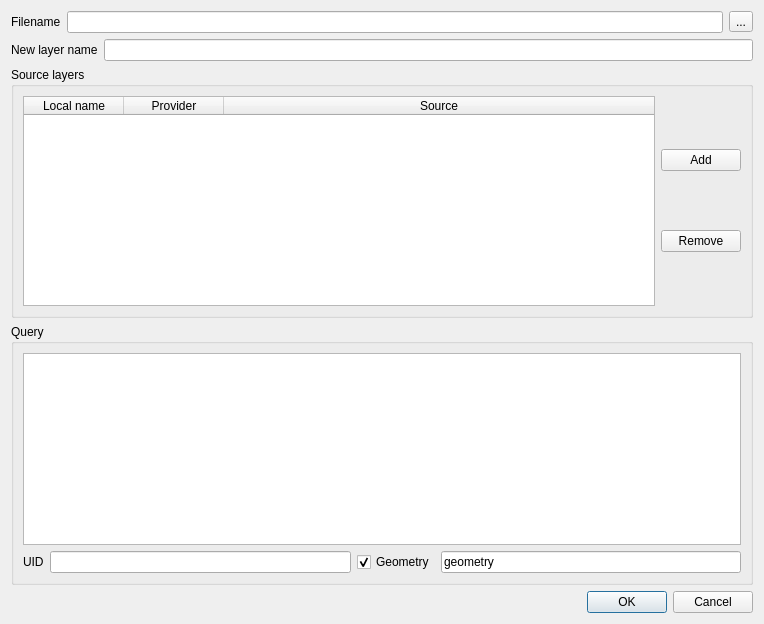
<?xml version="1.0" encoding="UTF-8"?>
<ui version="4.0">
 <class>QgsVirtualLayerSourceSelectBase</class>
 <widget class="QDialog" name="QgsVirtualLayerSourceSelectBase">
  <property name="geometry">
   <rect>
    <x>0</x>
    <y>0</y>
    <width>764</width>
    <height>624</height>
   </rect>
  </property>
  <property name="windowTitle">
   <string>Create a virtual layer</string>
  </property>
  <layout class="QVBoxLayout" name="verticalLayout_3">
   <item>
    <layout class="QHBoxLayout" name="horizontalLayout_2">
     <item>
      <widget class="QLabel" name="label">
       <property name="text">
        <string>Filename</string>
       </property>
      </widget>
     </item>
     <item>
      <widget class="QLineEdit" name="mFilename"/>
     </item>
     <item>
      <widget class="QToolButton" name="mBrowseBtn">
       <property name="text">
        <string>...</string>
       </property>
      </widget>
     </item>
    </layout>
   </item>
   <item>
    <layout class="QHBoxLayout" name="horizontalLayout_4">
     <item>
      <widget class="QLabel" name="label_4">
       <property name="text">
        <string>New layer name</string>
       </property>
      </widget>
     </item>
     <item>
      <widget class="QLineEdit" name="mLayerName"/>
     </item>
    </layout>
   </item>
   <item>
    <widget class="QGroupBox" name="groupBox">
     <property name="title">
      <string>Source layers</string>
     </property>
     <layout class="QHBoxLayout" name="horizontalLayout">
      <item>
       <widget class="QTableWidget" name="mSourceLayers">
        <property name="selectionMode">
         <enum>QAbstractItemView::SingleSelection</enum>
        </property>
        <property name="selectionBehavior">
         <enum>QAbstractItemView::SelectRows</enum>
        </property>
        <attribute name="horizontalHeaderStretchLastSection">
         <bool>true</bool>
        </attribute>
        <column>
         <property name="text">
          <string>Local name</string>
         </property>
        </column>
        <column>
         <property name="text">
          <string>Provider</string>
         </property>
        </column>
        <column>
         <property name="text">
          <string>Source</string>
         </property>
        </column>
       </widget>
      </item>
      <item>
       <layout class="QVBoxLayout" name="verticalLayout">
        <item>
         <widget class="QPushButton" name="mAddSourceBtn">
          <property name="text">
           <string>Add</string>
          </property>
         </widget>
        </item>
        <item>
         <widget class="QPushButton" name="mRemoveSourceBtn">
          <property name="text">
           <string>Remove</string>
          </property>
         </widget>
        </item>
       </layout>
      </item>
     </layout>
    </widget>
   </item>
   <item>
    <widget class="QGroupBox" name="mQueryBox">
     <property name="title">
      <string>Query</string>
     </property>
     <property name="checkable">
      <bool>false</bool>
     </property>
     <property name="checked">
      <bool>false</bool>
     </property>
     <layout class="QVBoxLayout" name="verticalLayout_2">
      <item>
       <widget class="QPlainTextEdit" name="mQueryEdit"/>
      </item>
      <item>
       <layout class="QHBoxLayout" name="horizontalLayout_3">
        <item>
         <widget class="QLabel" name="label_2">
          <property name="text">
           <string>UID</string>
          </property>
         </widget>
        </item>
        <item>
         <widget class="QLineEdit" name="mUidField"/>
        </item>
        <item>
         <widget class="QCheckBox" name="mHasGeometry">
          <property name="text">
           <string>Geometry</string>
          </property>
          <property name="checked">
           <bool>true</bool>
          </property>
         </widget>
        </item>
        <item>
         <widget class="QLineEdit" name="mGeometryField">
          <property name="text">
           <string>geometry</string>
          </property>
         </widget>
        </item>
       </layout>
      </item>
     </layout>
    </widget>
   </item>
   <item>
    <widget class="QDialogButtonBox" name="buttonBox">
     <property name="orientation">
      <enum>Qt::Horizontal</enum>
     </property>
     <property name="standardButtons">
      <set>QDialogButtonBox::Cancel|QDialogButtonBox::Ok</set>
     </property>
    </widget>
   </item>
  </layout>
 </widget>
 <resources/>
 <connections>
  <connection>
   <sender>buttonBox</sender>
   <signal>rejected()</signal>
   <receiver>QgsVirtualLayerSourceSelectBase</receiver>
   <slot>reject()</slot>
   <hints>
    <hint type="sourcelabel">
     <x>316</x>
     <y>260</y>
    </hint>
    <hint type="destinationlabel">
     <x>286</x>
     <y>274</y>
    </hint>
   </hints>
  </connection>
  <connection>
   <sender>buttonBox</sender>
   <signal>accepted()</signal>
   <receiver>QgsVirtualLayerSourceSelectBase</receiver>
   <slot>accept()</slot>
   <hints>
    <hint type="sourcelabel">
     <x>291</x>
     <y>405</y>
    </hint>
    <hint type="destinationlabel">
     <x>291</x>
     <y>213</y>
    </hint>
   </hints>
  </connection>
  <connection>
   <sender>mHasGeometry</sender>
   <signal>toggled(bool)</signal>
   <receiver>mGeometryField</receiver>
   <slot>setEnabled(bool)</slot>
   <hints>
    <hint type="sourcelabel">
     <x>377</x>
     <y>359</y>
    </hint>
    <hint type="destinationlabel">
     <x>563</x>
     <y>360</y>
    </hint>
   </hints>
  </connection>
 </connections>
</ui>
